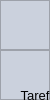
           <widget class="QFrame" name="menuLateral">
            <property name="minimumSize">
             <size>
              <width>50</width>
              <height>0</height>
             </size>
            </property>
            <property name="maximumSize">
             <size>
              <width>50</width>
              <height>16777215</height>
             </size>
            </property>
            <property name="styleSheet">
             <string notr="true">background-color: rgb(203, 209, 221);</string>
            </property>
            <property name="frameShape">
             <enum>QFrame::NoFrame</enum>
            </property>
            <property name="frameShadow">
             <enum>QFrame::Raised</enum>
            </property>
            <layout class="QVBoxLayout" name="verticalLayout_2">
             <property name="spacing">
              <number>0</number>
             </property>
             <property name="leftMargin">
              <number>0</number>
             </property>
             <property name="topMargin">
              <number>0</number>
             </property>
             <property name="rightMargin">
              <number>0</number>
             </property>
             <property name="bottomMargin">
              <number>0</number>
             </property>
             <item>
              <widget class="QFrame" name="frame_5">
               <property name="maximumSize">
                <size>
                 <width>16777215</width>
                 <height>65</height>
                </size>
               </property>
               <property name="frameShape">
                <enum>QFrame::StyledPanel</enum>
               </property>
               <property name="frameShadow">
                <enum>QFrame::Raised</enum>
               </property>
               <widget class="QPushButton" name="btnMenuLargo">
                <property name="geometry">
                 <rect>
                  <x>0</x>
                  <y>0</y>
                  <width>200</width>
                  <height>65</height>
                 </rect>
                </property>
                <property name="cursor">
                 <cursorShape>PointingHandCursor</cursorShape>
                </property>
                <property name="styleSheet">
                 <string notr="true">QPushButton{

border:none;
background:transparent;
padding:10px;
text-align:left;

}

QPushButton:hover{

	background-color: rgb(214, 214, 214);

}</string>
                </property>
                <property name="text">
                 <string/>
                </property>
                <property name="icon">
                 <iconset resource="../res.qrc">
                  <normaloff>:/img/login/user.png</normaloff>:/img/login/user.png</iconset>
                </property>
                <property name="iconSize">
                 <size>
                  <width>30</width>
                  <height>30</height>
                 </size>
                </property>
               </widget>
               <widget class="QLabel" name="lblCurso">
                <property name="geometry">
                 <rect>
                  <x>50</x>
                  <y>20</y>
                  <width>141</width>
                  <height>21</height>
                 </rect>
                </property>
                <property name="autoFillBackground">
                 <bool>false</bool>
                </property>
                <property name="styleSheet">
                 <string notr="true">background:transparent;
font: 8pt &quot;Helvetica Light&quot;;
</string>
                </property>
                <property name="text">
                 <string>Curso Teste preencher</string>
                </property>
               </widget>
               <widget class="QLabel" name="lblNome">
                <property name="geometry">
                 <rect>
                  <x>50</x>
                  <y>10</y>
                  <width>141</width>
                  <height>16</height>
                 </rect>
                </property>
                <property name="font">
                 <font>
                  <family>Helvetica Rounded</family>
                  <pointsize>10</pointsize>
                  <weight>9</weight>
                  <italic>false</italic>
                  <bold>false</bold>
                 </font>
                </property>
                <property name="styleSheet">
                 <string notr="true">background: transparent;
font: 75 10pt &quot;Helvetica Rounded&quot;;
color: black;</string>
                </property>
                <property name="text">
                 <string>Nome do Usuario</string>
                </property>
               </widget>
               <widget class="QPushButton" name="btnPerfil">
                <property name="geometry">
                 <rect>
                  <x>50</x>
                  <y>40</y>
                  <width>61</width>
                  <height>16</height>
                 </rect>
                </property>
                <property name="cursor">
                 <cursorShape>PointingHandCursor</cursorShape>
                </property>
                <property name="styleSheet">
                 <string notr="true">QPushButton{
	background:transparent;
	border:none;
}

QPushButton:hover{

	color:white;

}</string>
                </property>
                <property name="text">
                 <string>Exibir Perfil</string>
                </property>
               </widget>
              </widget>
             </item>
             <item>
              <widget class="QFrame" name="frame_6">
               <property name="frameShape">
                <enum>QFrame::StyledPanel</enum>
               </property>
               <property name="frameShadow">
                <enum>QFrame::Raised</enum>
               </property>
               <widget class="QPushButton" name="btnTarefas">
                <property name="geometry">
                 <rect>
                  <x>0</x>
                  <y>20</y>
                  <width>200</width>
                  <height>50</height>
                 </rect>
                </property>
                <property name="font">
                 <font>
                  <family>Helvetica</family>
                  <pointsize>10</pointsize>
                  <weight>9</weight>
                  <italic>false</italic>
                  <bold>false</bold>
                 </font>
                </property>
                <property name="cursor">
                 <cursorShape>PointingHandCursor</cursorShape>
                </property>
                <property name="styleSheet">
                 <string notr="true">QPushButton{

border:none;
background:transparent;
padding:10px;
text-align:left;
font: 75 10pt &quot;Helvetica&quot;;


}


</string>
                </property>
                <property name="text">
                 <string>   Tarefas</string>
                </property>
                <property name="icon">
                 <iconset resource="../res.qrc">
                  <normaloff>:/icon/img/icon/task.png</normaloff>
                  <activeon>:/iconActive/img/icon/iconActive/task2.png</activeon>:/icon/img/icon/task.png</iconset>
                </property>
                <property name="iconSize">
                 <size>
                  <width>30</width>
                  <height>30</height>
                 </size>
                </property>
                <property name="checkable">
                 <bool>true</bool>
                </property>
               </widget>
               <widget class="QPushButton" name="btnMatriz">
                <property name="geometry">
                 <rect>
                  <x>0</x>
                  <y>120</y>
                  <width>200</width>
                  <height>50</height>
                 </rect>
                </property>
                <property name="font">
                 <font>
                  <family>Helvetica</family>
                  <pointsize>10</pointsize>
                  <weight>9</weight>
                  <italic>false</italic>
                  <bold>false</bold>
                 </font>
                </property>
                <property name="cursor">
                 <cursorShape>PointingHandCursor</cursorShape>
                </property>
                <property name="styleSheet">
                 <string notr="true">QPushButton{

border:none;
background:transparent;
padding:10px;
text-align:left;
font: 75 10pt &quot;Helvetica&quot;;


}

</string>
                </property>
                <property name="text">
                 <string>   Matriz de Eisenhower</string>
                </property>
                <property name="icon">
                 <iconset resource="../res.qrc">
                  <normaloff>:/icon/img/icon/matrix.png</normaloff>
                  <activeon>:/iconActive/img/icon/iconActive/matrix2.png</activeon>:/icon/img/icon/matrix.png</iconset>
                </property>
                <property name="iconSize">
                 <size>
                  <width>30</width>
                  <height>30</height>
                 </size>
                </property>
                <property name="checkable">
                 <bool>true</bool>
                </property>
               </widget>
               <widget class="QPushButton" name="btnPomodoro">
                <property name="geometry">
                 <rect>
                  <x>0</x>
                  <y>70</y>
                  <width>200</width>
                  <height>50</height>
                 </rect>
                </property>
                <property name="font">
                 <font>
                  <family>Helvetica</family>
                  <pointsize>10</pointsize>
                  <weight>9</weight>
                  <italic>false</italic>
                  <bold>false</bold>
                 </font>
                </property>
                <property name="cursor">
                 <cursorShape>PointingHandCursor</cursorShape>
                </property>
                <property name="styleSheet">
                 <string notr="true">QPushButton{

border:none;
background:transparent;
padding:10px;
text-align:left;
font: 75 10pt &quot;Helvetica&quot;;


}

</string>
                </property>
                <property name="text">
                 <string>   Pomodoro</string>
                </property>
                <property name="icon">
                 <iconset resource="../res.qrc">
                  <normaloff>:/icon/img/icon/pomodoro-technique.png</normaloff>
                  <activeon>:/iconActive/img/icon/iconActive/pomodoro2.png</activeon>:/icon/img/icon/pomodoro-technique.png</iconset>
                </property>
                <property name="iconSize">
                 <size>
                  <width>30</width>
                  <height>30</height>
                 </size>
                </property>
                <property name="checkable">
                 <bool>true</bool>
                </property>
               </widget>
               <widget class="QPushButton" name="btnSair">
                <property name="geometry">
                 <rect>
                  <x>0</x>
                  <y>420</y>
                  <width>200</width>
                  <height>50</height>
                 </rect>
                </property>
                <property name="font">
                 <font>
                  <family>Helvetica</family>
                  <pointsize>10</pointsize>
                  <weight>9</weight>
                  <italic>false</italic>
                  <bold>false</bold>
                 </font>
                </property>
                <property name="cursor">
                 <cursorShape>PointingHandCursor</cursorShape>
                </property>
                <property name="styleSheet">
                 <string notr="true">QPushButton{

border:none;
background:transparent;
padding:10px;
text-align:left;
font: 75 10pt &quot;Helvetica&quot;;


}

QPushButton:hover{

	background-color: rgb(255, 229, 229);

}

</string>
                </property>
                <property name="text">
                 <string>    LogOut</string>
                </property>
                <property name="icon">
                 <iconset resource="../res.qrc">
                  <normaloff>:/img/sair.png</normaloff>
                  <normalon>../img/sair.png</normalon>
                  <activeon>../img/sair.png</activeon>:/img/sair.png</iconset>
                </property>
                <property name="iconSize">
                 <size>
                  <width>30</width>
                  <height>30</height>
                 </size>
                </property>
                <property name="checkable">
                 <bool>true</bool>
                </property>
               </widget>
              </widget>
             </item>
            </layout>
           </widget>
